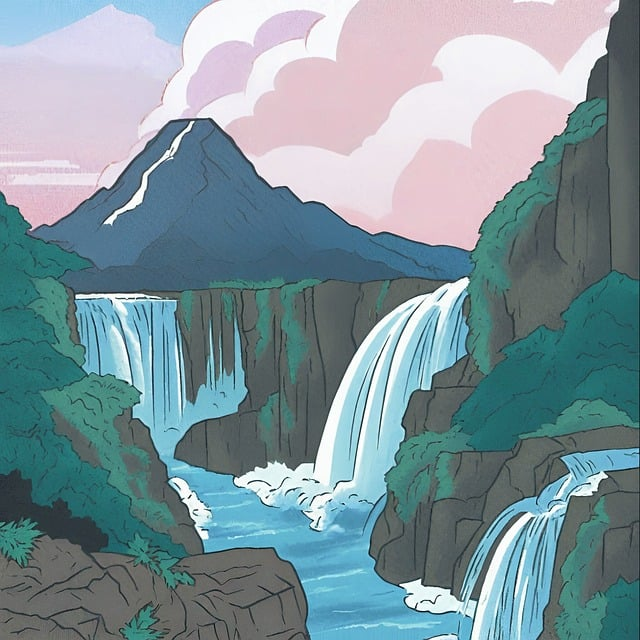
#> input picture Python - remotew/lab_03/lab_03/waterfall.png, 640 x 640 px, found by its file name
$ jupyter execute --allow-errors lab_03_tofill.ipynb   (shell and % lines are left out)
#> lines starting #> are read from the running program, lines starting #| are printed output that depends on the picture
# Three channels and colors

 > ways of organising data in `numpy` arrays

The images are represented in Python as number arrays. For a single-chanel image, the array is a two-dimensional grid with number of rows (n_rows) on number of columns (n_cols).

Multi-channel images are represented as arrays of dimensions:
 - number of channels (bands), number of rows, number of columns - `b x r x c`
 - number of rows, number of columns, number of channels (bands) - `r x c x b`

[cell 1]
import numpy as np
from matplotlib import pyplot as plt
from PIL import Image
from ipywidgets import interact
import plotly.express as px
import skimage

# Start with RGB
- Import multichannel RGB image, convert it to numpy array and print its shape.
- Plot color image by matplotlib.
- Select each band and plot each one one next to the other.

[cell 2]
# im1 = Image.open('/storage/Uczelnia/prowadzone/image_processing/img_proc_AM/images/waterfall.png')
im1 = skimage.io.imread('/storage/Uczelnia/prowadzone/image_processing/img_proc_AM/images/waterfall.png')
#> im1 is the input picture: shape (640, 640, 3); mean R, G, B 125.8, 148.7, 156.1
print(im1.shape)
#| (640, 640, 3)

plt.figure(figsize = (12,6))
ax1 = plt.subplot(1,2,1)
ax1.imshow(im1)
ax2 = plt.subplot(1,2,2)
ax2.hist(im1[:,:,0].flatten(), bins=255, color = 'red', alpha = 0.5);
ax2.hist(im1[:,:,1].flatten(), bins=255, color = 'green', alpha = 0.5);
ax2.hist(im1[:,:,2].flatten(), bins=255, color = 'blue', alpha = 0.5);
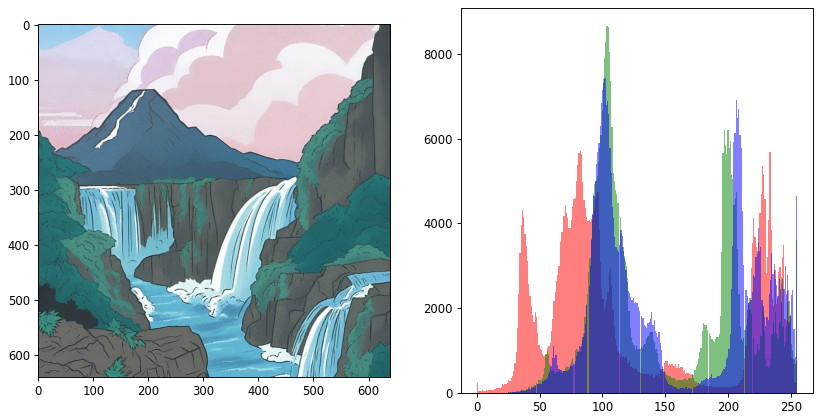
#> figure drawn by matplotlib, 2 panels; panel 2: tallest bar 5717 high, from x = 82 to 83; panel 2: tallest bar 8645 high, from x = 103.3 to 104.3; panel 2: tallest bar 7430 high, from x = 101.7 to 102.7

[cell 3]
plt.figure(figsize = (12,6))
ax1 = plt.subplot(1,3,1)
ax1.imshow(im1[:,:,0], cmap=plt.cm.Greys_r, vmin=0, vmax=255)
ax1.set_title('RED')
ax2 = plt.subplot(1,3,2)
ax2.imshow(im1[:,:,1], cmap=plt.cm.Greys_r, vmin=0, vmax=255)
ax2.set_title('GREEN')
ax3 = plt.subplot(1,3,3)
ax3.imshow(im1[:,:,2], cmap=plt.cm.Greys_r, vmin=0, vmax=255)
ax3.set_title('BLUE')
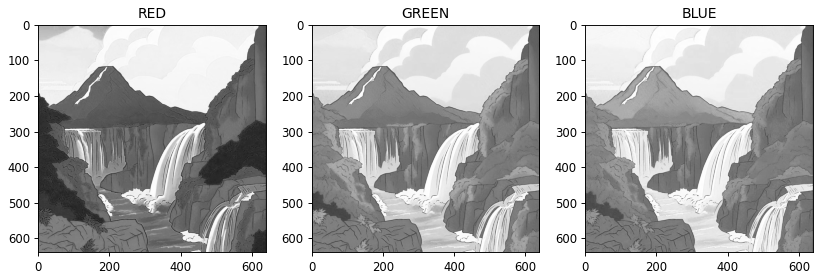
#> figure drawn by matplotlib, 3 panels
